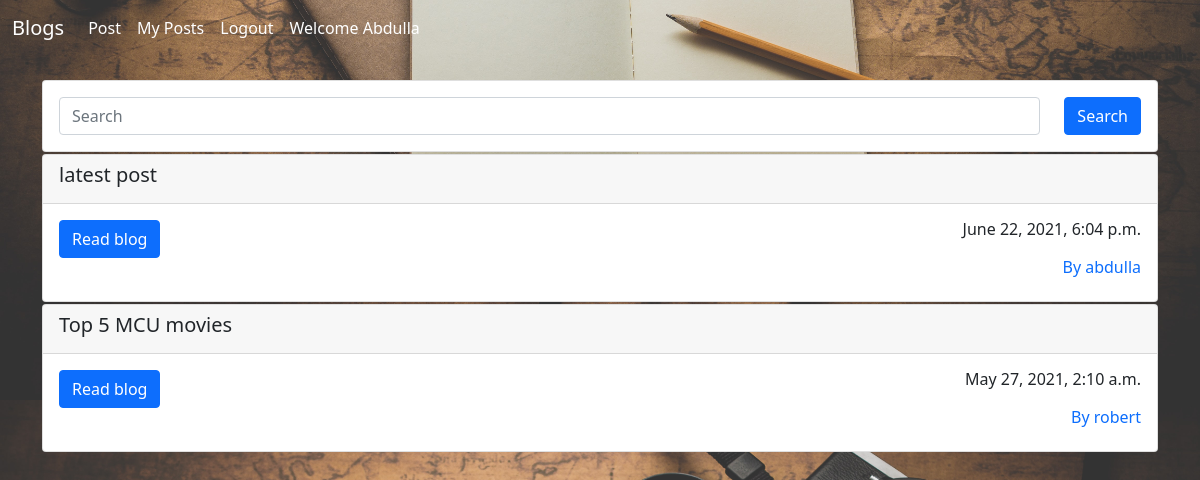
Screenshot of /posts/ (signed in) with the database file from the repository.
### blog_app/models.py (models this page shows)
class Post(models.Model):
    title = models.CharField(max_length=100)
    content = models.TextField()
    author = models.ForeignKey(User, on_delete=models.CASCADE)
    created_at = models.DateTimeField(auto_now_add=True)
    updated_at = models.DateTimeField(auto_now=True)

### blog_app/views.py (the view)
# urls.py: path('posts/', user_views.posts, name='posts'),
@login_required
def posts(request):
    posts = Post.objects.all().order_by('-created_at')
    return render(request, 'blog_app/posts.html', {'posts': posts})

### blog_app/templates/blog_app/posts.html (shortened to what this page needs)
{% extends 'blog_app/base.html' %}
{% block content %}
{% if posts %}
<div class="container">
    <div class="row">
        <div class="col-md-12">
            <form action="{% url 'search' %}" class="card card-sm" method="POST">
                <div class="card-body row no-gutters align-items-center">
                    <div class="col">
                        <input class="form-control" type="search" placeholder="Search" name="search">
                    </div>
                    <div class="col-auto">
                        <button class="btn btn-primary" type="submit">Search</button>
                    </div>
                </div>
            </form>
        </div>
    </div>
</div>
    {% for post in posts %}
    <div class="container">
        <div class="row">
            <div class="col-md-12">
                <div class="card  top_margin">
                    <div class="card-header">
                        <div class="card-title">
                            <h5>{{ post.title }}</h5>
                        </div>
                    </div>
                    <div class="card-body">
                        <a href="{% url 'read_post' post.id %}"><button class="btn btn-primary">Read blog</button></a>
                        <h6 style="float: right;">{{ post.created_at }}</h6>
                        <br>
                        <a href="{% url 'author' post.author.username %}"><h6 style="float: right;">By {{ post.author }}</h6></a>
                    </div>
                </div>
            </div>
        </div>
    </div>
    {% endfor %}
    {% endif %}
{% endblock %}

### blog_app/templates/blog_app/base.html (shortened to what this page needs)
{% load static %}
<!DOCTYPE html>
<html lang="en">
<head>
    <link href="https://cdn.jsdelivr.net/npm/bootstrap@5.0.0-beta3/dist/css/bootstrap.min.css" rel="stylesheet">
    <link rel="stylesheet" href="{% static 'css/main.css' %}">
</head>
{% if user.is_authenticated %}
<nav class="navbar navbar-expand-lg">
    <div class="container-fluid">
          <a class="navbar-brand text-white" href="{% url 'posts' %}">Blogs</a>
      <div class="collapse navbar-collapse" id="navbarNavAltMarkup">
        <div class="navbar-nav">
          <a class="nav-link text-white" href="{% url 'post' %}">Post</a>
          <a class="nav-link text-white" href="{% url 'my_posts' %}">My Posts</a>
          <a class="nav-link text-white" href="{% url 'logout' %}">Logout</a>
          {% with full_name=request.user.first_name.split %}
          {% for name in full_name|slice:":1" %}
          <a class="nav-link text-white" href="{% url 'profile' %}"> Welcome {{ name }}</a>
          {% endfor %}
          {% endwith %}
          {% endif %}
        </div>
      </div>
    </div>
</nav>
<br>
<body>
    {% block content %}
    {% endblock %}
</body>
</html>

### blog_app/static/css/main.css (style rules this page uses)
.top_margin { margin-top: 2px; }

### rows the page displays
Post: title "latest post", created_at "June 22, 2021, 6:04 p.m.", author "abdulla"
Post: title "Top 5 MCU movies", created_at "May 27, 2021, 2:10 a.m.", author "robert"

### other values shown
{{ name }} "Abdulla"
